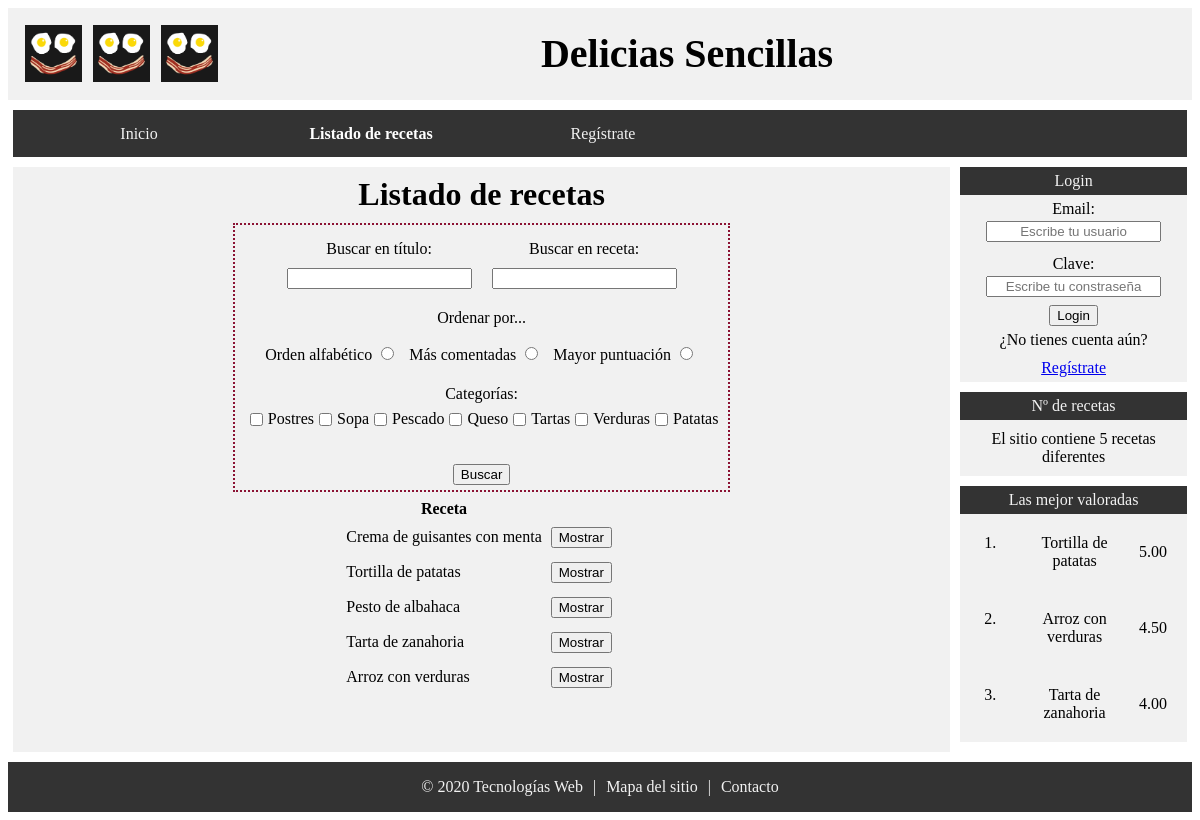
The app's page /index.php?p=listado with its own data.
### tables this page shows
CREATE TABLE `lista_categorias` (
  `id` int NOT NULL AUTO_INCREMENT,
  `nombre` varchar(45) DEFAULT NULL,
  PRIMARY KEY (`id`)
);

CREATE TABLE `recetas` (
  `titulo` varchar(100) DEFAULT NULL,
  `descripcion` varchar(1000) DEFAULT NULL,
  `ingredientes` varchar(1000) DEFAULT NULL,
  `preparacion` varchar(1000) DEFAULT NULL,
  `id` int NOT NULL AUTO_INCREMENT,
  `idautor` int DEFAULT NULL,
  PRIMARY KEY (`id`),
  KEY `id_usuario_refeta_idx` (`idautor`),
  CONSTRAINT `id_usuario_refeta` FOREIGN KEY (`idautor`) REFERENCES `usuarios` (`id`)
);

### recetas/database_receta.php (called while the page is built, shortened)
<?php
function dbGetRecetas($db, $cadena='', $orden=''){
	$query_start = "SELECT id, titulo, idautor FROM recetas";
	$query_end = '';
	$query = $cadena=='' ? $query_start : $query_start." WHERE ".$cadena;
	$query = $query_end=='' ? $query : $query.$query_end;
	$res = mysqli_query($db, $query);
	if ($res){
		if (mysqli_num_rows($res)>0){
			$tabla = mysqli_fetch_all($res, MYSQLI_ASSOC);
		}else{
			$tabla = [];
		}
	}else{
		$tabla = false;
	}
	return $tabla;
}
function dbArray2SQL($query){
	$cadena = '';
	return $cadena;
}
function dbGetNumRecetas($db, $cadena=''){
	if ($cadena==''){
		$query = "SELECT COUNT(*) FROM recetas";
	}else{
		$query = "SELECT COUNT(*) FROM recetas WHERE $cadena";
	}
	$res = mysqli_query($db, $query);
	$num = mysqli_fetch_row($res)[0];
	$num = (int)$num;
	return $num;
}
function dbGetValoradas($db){
	$query =   "SELECT r.titulo as 'titulo', round(avg(v.valoracion),2) as 'media'
							from recetas r join valoraciones v on v.id_receta = r.id
							GROUP BY r.id ORDER BY avg(v.valoracion) DESC limit 3";
	$res = mysqli_query($db, $query);
	if ($res && mysqli_num_rows($res)>0){
		$valoraciones = mysqli_fetch_all($res, MYSQLI_ASSOC);
	}
	else{
		$valoraciones = 0;
	}
	return $valoraciones;
}
 ?>

### database/database.php (called while the page is built, shortened)
<?php
function dbGetListaCategorias($db){
	$query = "SELECT id, nombre FROM lista_categorias";
	$res = mysqli_query($db, $query);
	if ($res){
		if (mysqli_num_rows($res)>0){
			$tabla = mysqli_fetch_all($res, MYSQLI_ASSOC);
		}else{
			$tabla = [];
		}
	}else{
		$tabla = false;
	}
	return $tabla;
}
?>

### recetas/formulario_receta.php (the view, shortened to what this page needs)
<?php
require_once('database/database.php');
  ?>
  <?php
function formBuscarReceta($titulo, $datos=false){
  $bTitulo = isset($datos['bTitulo']) ? " value='{$datos['bTitulo']}'":'bTitulo';
  $bCampo = isset($datos['bCampo']) ? " value='{$datos['bCampo']}'":'bCampo';
  if (isset($datos['bOrdenar'])){
    $bAlfabetico = 'bAlfabetico' === $datos['bOrdenar'] ? " checked ":'bAlfabetico';
    $bComentadas = 'bComentadas' === $datos['bOrdenar'] ? " checked ":'bComentadas';
    $bPuntuacion = 'bPuntuacion' === $datos['bOrdenar'] ? " checked ":'bPuntuacion';
  }else{
    $bAlfabetico = '';
    $bComentadas = '';
    $bPuntuacion = '';
  }
  $accion =  basename($_SERVER['REQUEST_URI']);
?>
  <form class="formulario" action= <?php echo $accion;?> method="post">
    <div class="agrupar">
      <label for="bTitulo">
        <p>Buscar en título:</p>
        <input type="text" name="bTitulo" <?php echo $bTitulo ?>>
      </label>
      <label for="bTitulo">
        <p>Buscar en receta:</p>
        <input type="text" name="bCampo" <?php echo $bCampo ?>>
      </label>
    </div>
    <p>Ordenar por...</p>
    <div class="agrupar">
      <label for="bAlfabetico">Orden alfabético
        <input type="radio" name="bOrdenar" value = "bAlfabetico" <?php echo $bAlfabetico ?>>
      </label>
      <label for="bComentadas">Más comentadas
        <input type="radio" name="bOrdenar" value = "bComentadas" <?php echo $bComentadas ?>>
      </label>
      <label for="bPuntuacion">Mayor puntuación
        <input type="radio" name="bOrdenar" value = "bPuntuacion" <?php echo $bPuntuacion ?>>
      </label>
    </div>
    <label for="categorias">
      <p>Categorías:</p>
      <div class="agrupar">
        <?php
        $db = dbConnection();
        $lista_categorias = dbGetListaCategorias($db);
        foreach ($lista_categorias as $categoria) {
          echo '<input type="checkbox" name="categoria[]"';
          echo "value='{$categoria['nombre']}'";
          if (isset($params['categoria']) && in_array($categoria['nombre'],$categorias))
                 echo ' checked';
          echo ">{$categoria['nombre']}";
        }
        ?>
      </div>
    </label><br>
    <input type="submit" name="accion" value="Buscar">
  </form>
<?php
}
  ?>

### pag_comun.php
<?php
function HTMLnav($activo){
echo <<<HTML
  <div class="menu">
  <nav>
HTML;
if (isset($_SESSION['admin'])){
  $items = ['index'=>'Inicio', 'listado'=>'Listado de recetas',
            'crear'=>'Receta nueva',
            'perfil'=>'Mi perfil', 'mis_recetas' =>'Mis recetas',
            'gestion'=>'Gestión', 'log'=>'Log'];
}else if (isset($_SESSION['identificado'])){
  $items = ['index'=>'Inicio', 'listado'=>'Listado de recetas',
            'crear'=>'Receta nueva',
            'perfil'=>'Mi perfil', 'mis_recetas' =>'Mis recetas'];
}else{
  $items = ['index'=>'Inicio', 'listado'=>'Listado de recetas',
            'registro' => 'Regístrate'];
}
foreach ($items as $key => $value)
  echo "<a".($key==$activo?" class='activo'":"").
  " href=index.php?p=".($key).">".$value."</a>";
echo <<< HTML
</nav>
</div>
HTML;
}
function HTMLwidgets(){
echo <<<HTML
  <div class="pagina">
    <div class="lateral">
HTML;
include 'login.php';
include 'count.php';
include 'valoradas.php';
echo <<<HTML
  </div>
HTML;
}
?>

### login.php (shortened to what this page needs)
<?php
require_once('database/database.php');
$url =  basename($_SERVER['REQUEST_URI']);
if (isset($_SESSION['identificado'])){
?>
  <aside class="login">
    <h3>Login</h3>
    <p><?php echo $_SESSION['nombre'] ?>, estás logead@</p>
    <form class="login_form" action="<?php echo $url?>" method="post">
      <div class="field">
        <input type="submit" name="logout" value="logout">
      </div>
    </form>
  </aside>
<?php
}else {
?>
  <aside class="login">
    <h3>Login</h3>
    <form class="login_form" action="<?php echo $url?>" method="post">
      <div class="field">
        <label for="email">Email:</label>
        <input type="text" name="email_login" id="email_login" placeholder="Escribe tu usuario">
      </div>
      <div class="field">
        <label for="clave">Clave:</label>
        <input type="password" name="clave_login" id="clave_login" placeholder="Escribe tu constraseña">
      </div>
      <input type="submit" value="Login">
    </form>
    <?php $registro_url = strval($_SERVER['PHP_SELF']) . "?p=registro";?>
    <p>¿No tienes cuenta aún?</p>
    <p><a href=<?php echo $registro_url?>>Regístrate</a></p>
  </aside>
<?php
}
?>

### count.php
<?php
require_once 'database/database.php';
require_once 'recetas/database_receta.php';
$db = dbConnection();
$num_recetas = dbGetNumRecetas($db)
?>
<aside class="n_recetas">
  <h3>Nº de recetas</h3>
  <p>El sitio contiene <?php echo $num_recetas; ?> recetas diferentes</p>
</aside>

### valoradas.php
<?php
require_once 'database/database.php';
require_once 'recetas/database_receta.php';
$db = dbConnection();
$valoradas = dbGetValoradas($db)
?>
<aside class="valoradas">
  <h3>Las mejor valoradas</h3>
  <ol>
    <?php
    foreach ((array) $valoradas as $v){
        echo "<li>";
        echo "<div class='agrupar_fil'>";
        echo "<p>".$v['titulo']."</p>";
        echo "<p>".$v['media']."</p>";
        echo "</div>";
        echo "</li>";
    }
    ?>
  </ol>
</aside>

### index.php (shortened to what this page needs)
<?php
require "pag_comun.php";
$opc = $_GET['p'];
HTMLwidgets();
HTMLnav($opc);
if (isset($_SESSION['admin'])){
  switch($opc) {
    case 'index': include "inicio.php"; break;
    case 'listado': include "recetas/listado.php"; break;
    case 'crear': include "recetas/crud_recetas.php"; break;
    case 'crud_recetas': include "recetas/crud_recetas.php"; break;
    case 'perfil': include "usuarios/crud_usuarios.php"; break;
    case 'crud_usuarios': include "usuarios/crud_usuarios.php"; break;
    case 'mis_recetas': include "recetas/listado.php"; break;
    case 'gestion': include "admin/gestion.php"; break;
    case 'log': include "admin/log.php"; break;
  }
}else{
  switch($opc) {
    case 'listado': include "recetas/listado.php"; break;
  }
}
 ?>

### recetas/listado.php (shortened to what this page needs)
<div class="contenido_formulario">
<h3>Listado de recetas</h3>
<?php
require_once('database/database.php');
require_once('recetas/formulario_receta.php');
$results['accion'] = '';
if (!is_string($db=dbConnection())){
  $orden = '';
  formBuscarReceta('Datos de la búsqueda', $results);
  $busc = dbArray2SQL($results);
  $num_recetas = dbGetNumRecetas($db, $busc);
  if ($num_recetas>0){
    $recetas = dbGetRecetas($db, $busc, $orden);
    if ($recetas!==false){
      ver_listado($recetas, 'index.php?p=crud_recetas');
    }else {
      echo "<p class='error'> Ha habido un error en la consulta a la BD</p>";
    }
  }else{
    echo "<p class='error'> No hay ninguna receta que cumpla estas condiciones</p>";
  }
}else{
  echo "<p> Error en la conexión con la db<p>";
}
function ver_listado($datos, $accion){
echo <<<HTML
  <div class="listado">
    <table>
      <tr>
        <th>Receta</th>
      </tr>
HTML;
foreach ((array) $datos as $v){
    echo '<tr>';
    echo "<td>{$v['titulo']}</td>";
    echo "<td><form action='".$accion.'&id='.$v['id']."' method='POST'>
          <input type='submit' name = 'accion' value='Mostrar'/>";
    echo "</form></td>";
    echo "</tr>";
}
echo <<<HTML
</table>
</div>
HTML;
}
?>
</div>
</div>

### style.css (style rules this page uses)
header, div.contenido_receta, div.contenido_formulario, div.contenido_usuario, div.contenido_gestion, div.mensaje_simple, div.contenido_foto, div.error { background-color: #F1F1F1; }
body { font-family: Georgia; }
h1, h2, h3, h4 { font-family: Lucida sans-serif; }
header { display: flex; justify-content: space-between; padding: 1%; align-items: center; }
header h1 { width: 70%; align-self: center; flex-grow: 1; text-align: center; font-size: 250%; margin: 0px; }
.logos { width: 15%; display: flex; justify-content: space-between; }
.logos img { width : 33%; padding: 3%; }
nav, footer { background-color: #333; }
.menu { grid-area: menu; overflow: hidden; background-color: #333; }
nav { display: flex; justify-content: flex-start; padding-left: 10px; margin-top: 0.5px; background-color: #333; }
nav a { text-align: center; width: 200px; color: #f2f2f2; text-align: center; padding: 14px 16px; text-decoration: none; }
.activo:link { font-weight: bold; color: white; }
.pagina { display: grid; margin-top: 0.5%; grid-template-columns: 80% 20%; grid-template-rows: auto; grid-template-areas: "menu menu" "contenido lateral" }
.pagina div { margin: 5px; }
.lateral { grid-area: lateral; margin: 0px; padding: 0px; }
.lateral aside { padding: 0px; margin-bottom: 10px; background-color: #F1F1F1; }
.lateral form { display: flex; flex-direction: column; align-items: center; }
aside { padding: 3px; margin-bottom: 5px; }
aside h3 { background-color: #333; text-align: center; margin: 0px; padding: 5px; color: #f2f2f2; font-family: Georgia; font-size: 16px; font-weight: normal; }
aside p { padding: 5px; margin: 0px; text-align: center; }
aside form * { margin-left: auto; margin-right: auto; }
.field * { display: block; width: 90%; text-align: center; margin-left: auto; margin-right: auto; margin-bottom: 3px; }
.valoradas { display: flex; flex-direction: column; }
.valoradas li { padding: 10px; }
.valoradas ol { margin: 0px; }
.n_recetas p { padding: 10px; text-align: center; }
.contenido_formulario, .contenido_foto { grid-area: contenido; display: flex; align-items: center; flex-flow: column wrap; align-content: center; }
.agrupar_fil { display: flex; align-items: center; justify-content: space-evenly; }
.contenido_formulario h3, .contenido_usuario h3, .contenido_gestion h3 { font-size: 200%; margin: 1%; text-align: center; }
.formulario { display: flex; flex-wrap: wrap; flex-direction: column; border: 2px dotted #8B1233; align-items: center; text-align: center; }
.formulario .agrupar { display: flex; align-items: center; justify-content: space-evenly; flex-direction: row; }
.contenido_formulario form * { margin: 5px; }
.listado td form { display: flex; flex-direction: row; }
footer { margin-top: 5px; display: flex; justify-content: center; }
footer p { text-align: center; color: #f2f2f2; margin-left: 5px; margin-right: 5px; }

### records on screen
lista_categorias: nombre "Postres"
lista_categorias: nombre "Sopa"
lista_categorias: nombre "Pescado"
lista_categorias: nombre "Queso"
lista_categorias: nombre "Tartas"
lista_categorias: nombre "Verduras"
lista_categorias: nombre "Patatas"
recetas: titulo "Crema de guisantes con menta"
recetas: titulo "Tortilla de patatas"
recetas: titulo "Pesto de albahaca"
recetas: titulo "Tarta de zanahoria"
recetas: titulo "Arroz con verduras"

### other values on screen
$num_recetas "5"
$v['titulo'] "Tortilla de patatas"
$v['media'] "5.00"
$v['titulo'] "Arroz con verduras"
$v['media'] "4.50"
$v['titulo'] "Tarta de zanahoria"
$v['media'] "4.00"
$value "Inicio"
$value "Listado de recetas"
$value "Regístrate"
